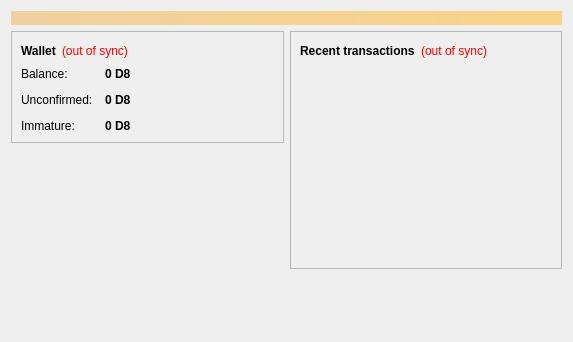
<?xml version="1.0" encoding="UTF-8"?>
<ui version="4.0">
 <class>OverviewPage</class>
 <widget class="QWidget" name="OverviewPage">
  <property name="geometry">
   <rect>
    <x>0</x>
    <y>0</y>
    <width>573</width>
    <height>342</height>
   </rect>
  </property>
  <property name="windowTitle">
   <string>Form</string>
  </property>
  <layout class="QVBoxLayout" name="topLayout">
   <item>
    <widget class="QLabel" name="labelAlerts">
     <property name="visible">
      <bool>false</bool>
     </property>
     <property name="styleSheet">
      <string notr="true">background-color: qlineargradient(x1: 0, y1: 0, x2: 1, y2: 0, stop:0 #F0D0A0, stop:1 #F8D488); color:#000000;</string>
     </property>
     <property name="wordWrap">
      <bool>true</bool>
     </property>
     <property name="margin">
      <number>3</number>
     </property>
    </widget>
   </item>
   <item>
    <layout class="QHBoxLayout" name="horizontalLayout" stretch="1,1">
     <item>
      <layout class="QVBoxLayout" name="verticalLayout_2">
       <item>
        <widget class="QFrame" name="frame">
         <property name="frameShape">
          <enum>QFrame::StyledPanel</enum>
         </property>
         <property name="frameShadow">
          <enum>QFrame::Raised</enum>
         </property>
         <layout class="QVBoxLayout" name="verticalLayout_4">
          <item>
           <layout class="QHBoxLayout" name="horizontalLayout_4">
            <item>
             <widget class="QLabel" name="label_5">
              <property name="font">
               <font>
                <weight>75</weight>
                <bold>true</bold>
               </font>
              </property>
              <property name="text">
               <string>Wallet</string>
              </property>
             </widget>
            </item>
            <item>
             <widget class="QLabel" name="labelWalletStatus">
              <property name="toolTip">
               <string>The displayed information may be out of date. Your wallet automatically synchronizes with the D8coin network after a connection is established, but this process has not completed yet.</string>
              </property>
              <property name="styleSheet">
               <string notr="true">QLabel { color: red; }</string>
              </property>
              <property name="text">
               <string notr="true">(out of sync)</string>
              </property>
              <property name="alignment">
               <set>Qt::AlignLeading|Qt::AlignLeft|Qt::AlignVCenter</set>
              </property>
             </widget>
            </item>
            <item>
             <spacer name="horizontalSpacer_2">
              <property name="orientation">
               <enum>Qt::Horizontal</enum>
              </property>
              <property name="sizeHint" stdset="0">
               <size>
                <width>40</width>
                <height>20</height>
               </size>
              </property>
             </spacer>
            </item>
           </layout>
          </item>
          <item>
           <layout class="QFormLayout" name="formLayout_2">
            <property name="fieldGrowthPolicy">
             <enum>QFormLayout::AllNonFixedFieldsGrow</enum>
            </property>
            <property name="horizontalSpacing">
             <number>12</number>
            </property>
            <property name="verticalSpacing">
             <number>12</number>
            </property>
            <item row="0" column="0">
             <widget class="QLabel" name="label">
              <property name="text">
               <string>Balance:</string>
              </property>
             </widget>
            </item>
            <item row="0" column="1">
             <widget class="QLabel" name="labelBalance">
              <property name="font">
               <font>
                <weight>75</weight>
                <bold>true</bold>
               </font>
              </property>
              <property name="cursor">
               <cursorShape>IBeamCursor</cursorShape>
              </property>
              <property name="toolTip">
               <string>Your current balance</string>
              </property>
              <property name="text">
               <string notr="true">0 D8</string>
              </property>
              <property name="textInteractionFlags">
               <set>Qt::LinksAccessibleByMouse|Qt::TextSelectableByKeyboard|Qt::TextSelectableByMouse</set>
              </property>
             </widget>
            </item>
            <item row="1" column="0">
             <widget class="QLabel" name="label_3">
              <property name="text">
               <string>Unconfirmed:</string>
              </property>
             </widget>
            </item>
            <item row="1" column="1">
             <widget class="QLabel" name="labelUnconfirmed">
              <property name="font">
               <font>
                <weight>75</weight>
                <bold>true</bold>
               </font>
              </property>
              <property name="cursor">
               <cursorShape>IBeamCursor</cursorShape>
              </property>
              <property name="toolTip">
               <string>Total of transactions that have yet to be confirmed, and do not yet count toward the current balance</string>
              </property>
              <property name="text">
               <string notr="true">0 D8</string>
              </property>
              <property name="textInteractionFlags">
               <set>Qt::LinksAccessibleByMouse|Qt::TextSelectableByKeyboard|Qt::TextSelectableByMouse</set>
              </property>
             </widget>
            </item>
            <item row="2" column="0">
             <widget class="QLabel" name="labelImmatureText">
              <property name="text">
               <string>Immature:</string>
              </property>
             </widget>
            </item>
            <item row="2" column="1">
             <widget class="QLabel" name="labelImmature">
              <property name="font">
               <font>
                <weight>75</weight>
                <bold>true</bold>
               </font>
              </property>
              <property name="toolTip">
               <string>Mined balance that has not yet matured</string>
              </property>
              <property name="text">
               <string notr="true">0 D8</string>
              </property>
              <property name="textInteractionFlags">
               <set>Qt::LinksAccessibleByMouse|Qt::TextSelectableByKeyboard|Qt::TextSelectableByMouse</set>
              </property>
             </widget>
            </item>
           </layout>
          </item>
         </layout>
        </widget>
       </item>
       <item>
        <spacer name="verticalSpacer">
         <property name="orientation">
          <enum>Qt::Vertical</enum>
         </property>
         <property name="sizeHint" stdset="0">
          <size>
           <width>20</width>
           <height>40</height>
          </size>
         </property>
        </spacer>
       </item>
      </layout>
     </item>
     <item>
      <layout class="QVBoxLayout" name="verticalLayout_3">
       <item>
        <widget class="QFrame" name="frame_2">
         <property name="frameShape">
          <enum>QFrame::StyledPanel</enum>
         </property>
         <property name="frameShadow">
          <enum>QFrame::Raised</enum>
         </property>
         <layout class="QVBoxLayout" name="verticalLayout">
          <item>
           <layout class="QHBoxLayout" name="horizontalLayout_2">
            <item>
             <widget class="QLabel" name="label_4">
              <property name="text">
               <string>&lt;b&gt;Recent transactions&lt;/b&gt;</string>
              </property>
             </widget>
            </item>
            <item>
             <widget class="QLabel" name="labelTransactionsStatus">
              <property name="toolTip">
               <string>The displayed information may be out of date. Your wallet automatically synchronizes with the D8coin network after a connection is established, but this process has not completed yet.</string>
              </property>
              <property name="styleSheet">
               <string notr="true">QLabel { color: red; }</string>
              </property>
              <property name="text">
               <string notr="true">(out of sync)</string>
              </property>
              <property name="alignment">
               <set>Qt::AlignRight|Qt::AlignTrailing|Qt::AlignVCenter</set>
              </property>
             </widget>
            </item>
            <item>
             <spacer name="horizontalSpacer">
              <property name="orientation">
               <enum>Qt::Horizontal</enum>
              </property>
              <property name="sizeHint" stdset="0">
               <size>
                <width>40</width>
                <height>20</height>
               </size>
              </property>
             </spacer>
            </item>
           </layout>
          </item>
          <item>
           <widget class="QListView" name="listTransactions">
            <property name="styleSheet">
             <string notr="true">QListView { background: transparent; }</string>
            </property>
            <property name="frameShape">
             <enum>QFrame::NoFrame</enum>
            </property>
            <property name="verticalScrollBarPolicy">
             <enum>Qt::ScrollBarAlwaysOff</enum>
            </property>
            <property name="horizontalScrollBarPolicy">
             <enum>Qt::ScrollBarAlwaysOff</enum>
            </property>
            <property name="selectionMode">
             <enum>QAbstractItemView::NoSelection</enum>
            </property>
           </widget>
          </item>
         </layout>
        </widget>
       </item>
       <item>
        <spacer name="verticalSpacer_2">
         <property name="orientation">
          <enum>Qt::Vertical</enum>
         </property>
         <property name="sizeHint" stdset="0">
          <size>
           <width>20</width>
           <height>40</height>
          </size>
         </property>
        </spacer>
       </item>
      </layout>
     </item>
    </layout>
   </item>
  </layout>
 </widget>
 <resources/>
 <connections/>
</ui>
